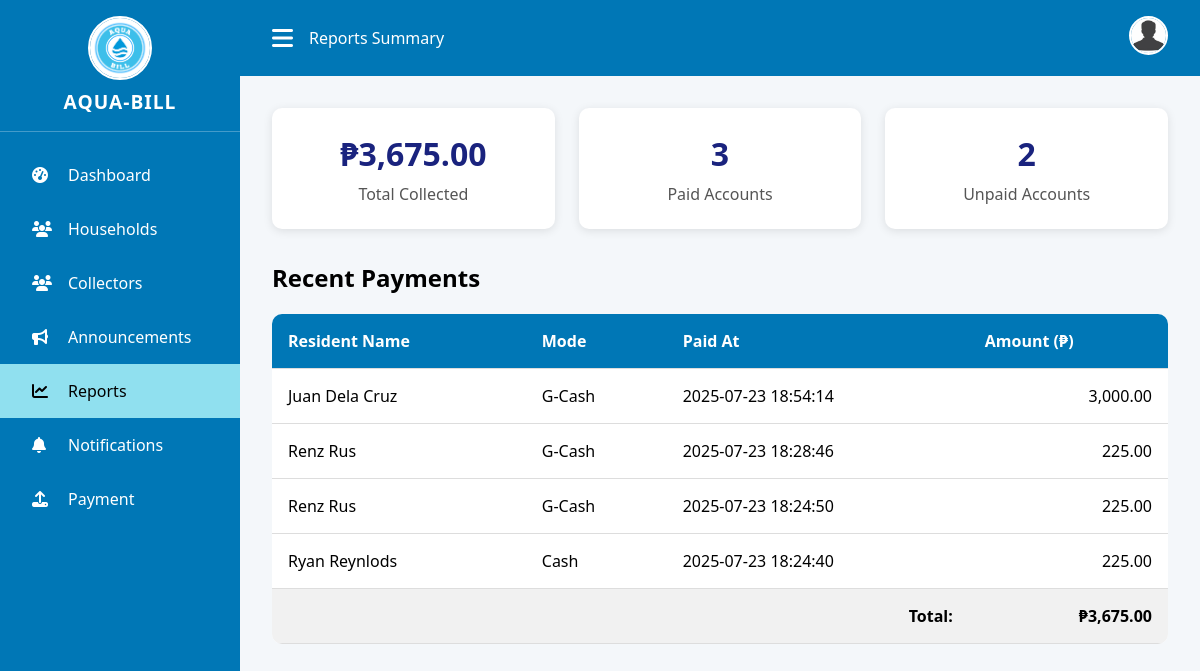
Screenshot of /reports.php (signed in) with the database file from the repository.
### tables this page shows
CREATE TABLE `payment_history` (
  `id` int(11) NOT NULL,
  `resident_id` int(11) NOT NULL,
  `bill_id` int(11) NOT NULL,
  `amount` decimal(10,2) NOT NULL,
  `payment_mode` varchar(20) NOT NULL,
  `paid_at` datetime NOT NULL
);

CREATE TABLE `residents` (
  `id` int(11) NOT NULL,
  `name` varchar(100) NOT NULL,
  `email` varchar(100) DEFAULT NULL,
  `contact` varchar(20) DEFAULT NULL,
  `gender` varchar(10) DEFAULT NULL,
  `age` int(11) DEFAULT NULL,
  `meter_no` varchar(50) NOT NULL,
  `payment_mode` varchar(50) DEFAULT NULL,
  `is_verified` tinyint(1) NOT NULL DEFAULT 0,
  `password` varchar(255) NOT NULL DEFAULT '',
  `qr_path` varchar(255) DEFAULT NULL,
  `profile_pic` varchar(255) DEFAULT NULL,
  `is_archived` tinyint(1) NOT NULL DEFAULT 0
);

### reports.php (the view, shortened to what this page needs)
<?php
require 'db.php';
$total_collected = $pdo
  ->query("SELECT IFNULL(SUM(amount),0) FROM payment_history")
  ->fetchColumn();
$paid = $pdo
  ->query("SELECT COUNT(DISTINCT resident_id) FROM payment_history")
  ->fetchColumn();
$unpaid = $pdo
  ->query("
    SELECT COUNT(*)
      FROM residents r
     WHERE NOT EXISTS (
       SELECT 1
         FROM payment_history ph
        WHERE ph.resident_id = r.id
     )
  ")
  ->fetchColumn();
$payments = $pdo
  ->query("
    SELECT
      r.name             AS resident_name,
      ph.payment_mode,
      ph.paid_at,
      ph.amount
    FROM payment_history ph
    JOIN residents r
      ON ph.resident_id = r.id
    ORDER BY ph.paid_at DESC
  ")
  ->fetchAll(PDO::FETCH_ASSOC);
$table_total = array_sum(array_column($payments, 'amount'));
$current = basename($_SERVER['PHP_SELF']);
?>
<!DOCTYPE html>
<html lang="en">
<head>
  <link
    rel="stylesheet"
    href="https://cdnjs.cloudflare.com/ajax/libs/font-awesome/6.4.0/css/all.min.css"
  />
</head>
<body>
  <div class="sidebar" id="sidebar">
    <div class="logo-container">
      <img src="logo.png" alt="Aqua-Bill Logo" class="sidebar-logo" />
      <span class="logo-text">AQUA-BILL</span>
    </div>
    <a href="dashboard.php" class="<?= $current==='dashboard.php'?'active':'' ?>">
      <i class="fas fa-tachometer-alt"></i> Dashboard
    </a>
    <a href="households.php" class="<?= $current==='households.php'?'active':'' ?>">
      <i class="fas fa-users"></i> Households
    </a>
    <a href="collectors.php" class="<?= $current==='collectors.php'?'active':'' ?>">
      <i class="fas fa-users"></i> Collectors
    </a>
    <a href="announcements.php" class="<?= $current==='announcements.php'?'active':'' ?>">
      <i class="fas fa-bullhorn"></i> Announcements
    </a>
    <a href="reports.php" class="<?= $current==='reports.php'?'active':'' ?>">
      <i class="fas fa-chart-line"></i> Reports
    </a>
    <a href="notifications.php" class="<?= $current==='notifications.php'?'active':'' ?>">
      <i class="fas fa-bell"></i> Notifications
    </a>
    <a href="payment.php" class="<?= $current==='payment.php'?'active':'' ?>">
      <i class="fas fa-upload"></i> Payment
    </a>
  </div>
  <div class="main-content">
    <div class="topbar">
      <div class="topbar-left">
        <i class="fas fa-bars burger" onclick="toggleSidebar()"></i>
        <span>Reports Summary</span>
      </div>
      <div class="user-dropdown">
        <img src="profile.jpg" alt="Admin" class="user-logo" onclick="toggleDropdown()" />
      </div>
    </div>
    <div class="container">
      <div class="card-container">
        <div class="card">
          <h3>₱<?php echo number_format($total_collected,2); ?></h3>
          <p>Total Collected</p>
        </div>
        <div class="card">
          <h3><?php echo $paid; ?></h3>
          <p>Paid Accounts</p>
        </div>
        <div class="card">
          <h3><?php echo $unpaid; ?></h3>
          <p>Unpaid Accounts</p>
        </div>
      </div>
      <h2>Recent Payments</h2>
      <table>
        <thead>
          <tr>
            <th>Resident Name</th>
            <th>Mode</th>
            <th>Paid At</th>
            <th class="text-right">Amount (₱)</th>
          </tr>
        </thead>
        <tbody>
          <?php if (empty($payments)): ?>
            <tr>
              <td colspan="4" style="text-align:center;">No payments recorded.</td>
            </tr>
          <?php else: ?>
            <?php foreach($payments as $row): ?>
              <tr>
                <td><?php echo htmlspecialchars($row['resident_name']); ?></td>
                <td><?php echo htmlspecialchars($row['payment_mode']); ?></td>
                <td><?php echo htmlspecialchars($row['paid_at']); ?></td>
                <td class="text-right"><?php echo number_format($row['amount'],2); ?></td>
              </tr>
            <?php endforeach; ?>
            <tr style="font-weight:bold; background:#f1f1f1;">
              <td colspan="3" style="text-align:right;">Total:</td>
              <td class="text-right">₱<?php echo number_format($table_total,2); ?></td>
            </tr>
          <?php endif; ?>
        </tbody>
      </table>
    </div>
  </div>
</body>
</html>

### reports.php (style rules this page uses)
body { margin: 0; font-family: 'Segoe UI', sans-serif; background: #f4f7fa; display: flex; min-height: 100vh; }
.sidebar { width: 240px; background: #0077B6; color: white; display: flex; flex-direction: column; padding-top: 1rem; transition: transform 0.3s ease-in-out; }
.logo-container { display: flex; align-items: center; justify-content: center; flex-direction: column; padding-bottom: 1rem; border-bottom: 1px solid #ffffff44; margin-bottom: 1rem; }
.sidebar-logo { width: 60px; height: 60px; object-fit: cover; margin-bottom: 0.5rem; border-radius: 50%; border: 2px solid white; }
.logo-text { color: white; font-size: 1.2rem; font-weight: bold; letter-spacing: 1px; }
.sidebar a { color: white; padding: 1rem 2rem; display: flex; align-items: center; text-decoration: none; font-weight: 500; }
.sidebar a i { margin-right: 1rem; width: 20px; }
.sidebar a:hover, .sidebar a.active { background: #90e0ef; color: black; }
.main-content { flex: 1; display: flex; flex-direction: column; }
.topbar { background: #0077B6; color: white; padding: 1rem 2rem; display: flex; justify-content: space-between; align-items: center; }
.topbar-left { display: flex; align-items: center; }
.burger { font-size: 1.5rem; cursor: pointer; margin-right: 1rem; }
.user-dropdown { position: relative; }
.user-logo { width: 35px; height: 35px; border-radius: 50%; cursor: pointer; object-fit: cover; border: 2px solid white; }
.container { padding: 2rem; }
.card-container { display: flex; gap: 1.5rem; flex-wrap: wrap; margin-bottom: 2rem; }
.card { flex: 1; min-width: 200px; background: white; padding: 1.5rem; border-radius: 10px; box-shadow: 0 2px 10px rgba(0,0,0,0.1); text-align: center; }
.card h3 { font-size: 2rem; margin: 0; color: #1a237e; }
.card p { margin: 0.5rem 0 0; color: #555; }
table { width: 100%; border-collapse: collapse; background: white; border-radius: 10px; overflow: hidden; }
th, td { padding: 1rem; border-bottom: 1px solid #ddd; text-align: left; }
th { background: #0077B6; color: white; }
td.text-right { text-align: right; }

### rows the page displays
payment_history: resident.name "Juan Dela Cruz", payment_mode "G-Cash", paid_at "2025-07-23 18:54:14", amount "3,000.00"
payment_history: resident.name "Renz Rus", payment_mode "G-Cash", paid_at "2025-07-23 18:28:46", amount "225.00"
payment_history: resident.name "Renz Rus", payment_mode "G-Cash", paid_at "2025-07-23 18:24:50", amount "225.00"
payment_history: resident.name "Ryan Reynlods", payment_mode "Cash", paid_at "2025-07-23 18:24:40", amount "225.00"

### other values shown
$total_collected "3,675.00"
$paid "3"
$unpaid "2"
$table_total "3,675.00"
